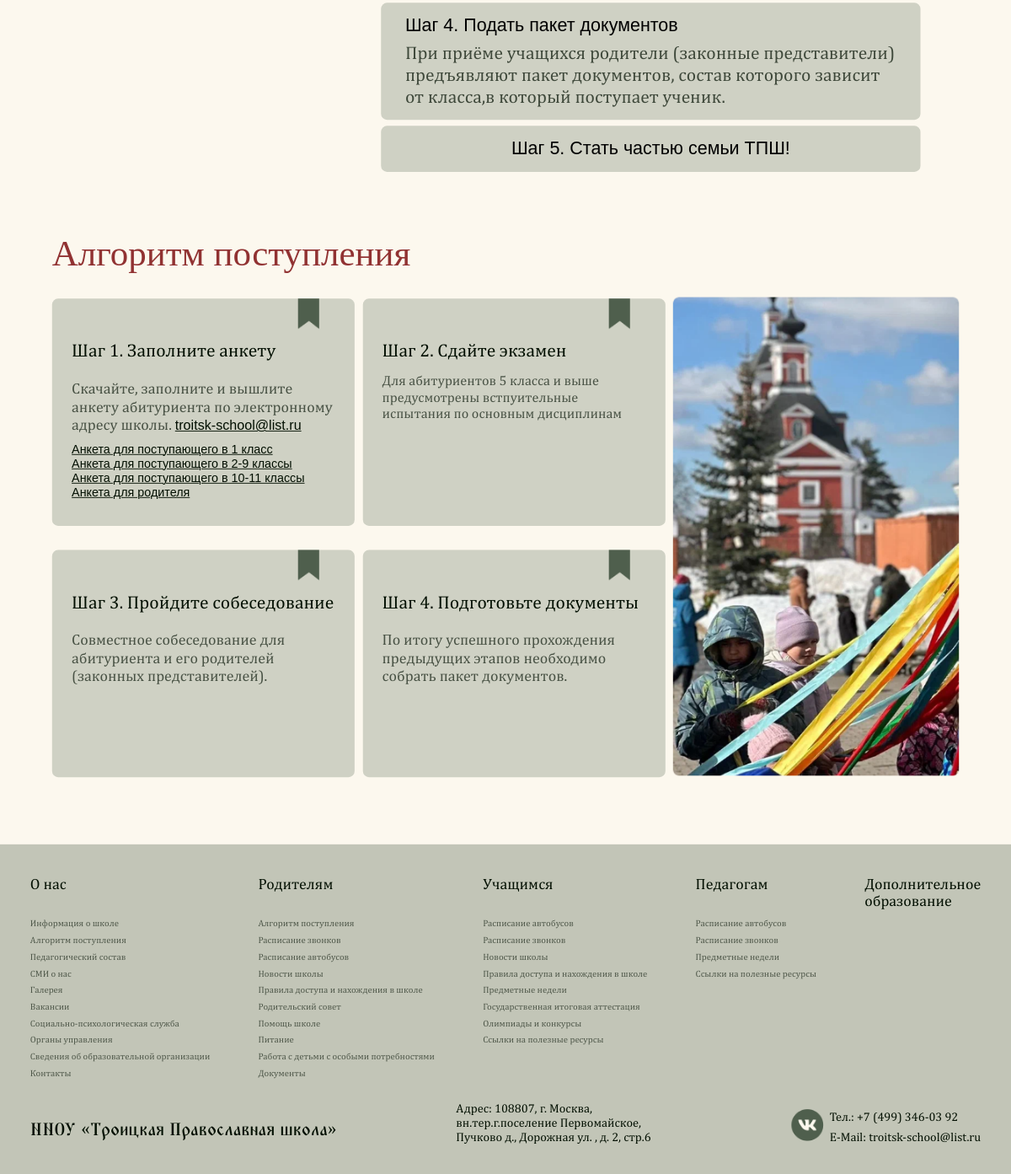
The app's page /append/ (lower part), older data.
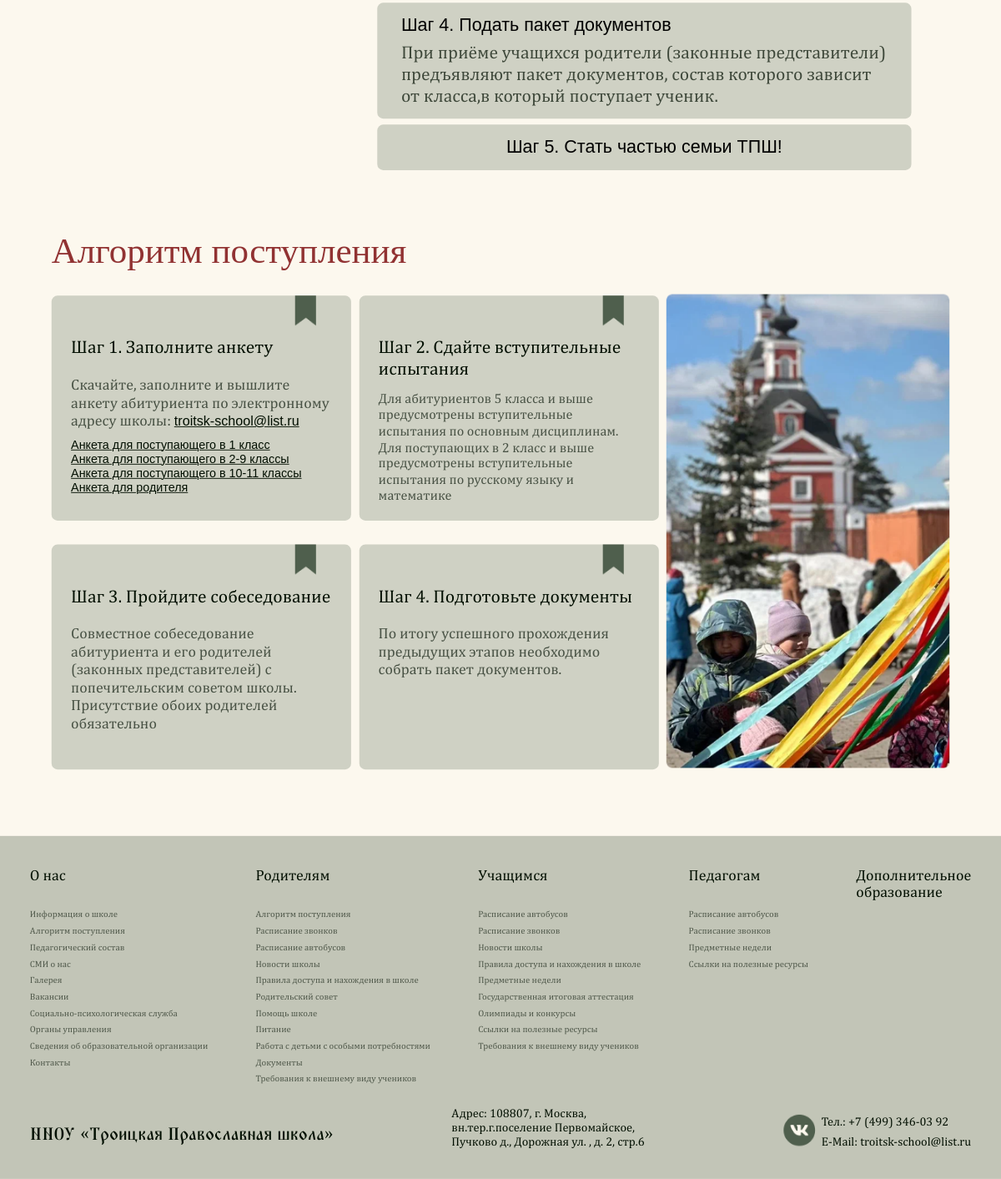
The same page, newer data.
### pages/models.py (models this page shows, shortened)
class AppendAlgoritmStep(models.Model):
  algoritm = models.ForeignKey(
    AppendAlgoritm,
    on_delete=models.CASCADE,
    related_name='steps',
    verbose_name='Шаги'
  )
  title = models.CharField("Заголовок", max_length=1000)
  text = models.CharField("Текст", max_length=1000, null=True, blank=True)
  class Meta:
    verbose_name = "Шаг алгоритма поступления"
    verbose_name_plural = "Шаги алгоритма поступления"

class MainPage(SingletonModel):
  hero_title = models.CharField("Заголовок на баннере", max_length=100)
  joining_step_1_title = models.CharField("Шаг 1 — заголовок", max_length=100)
  joining_step_1_description = models.CharField("Шаг 1 — описание", max_length=300)
  joining_step_2_title = models.CharField("Шаг 2 — заголовок", max_length=100)
  joining_step_2_description = models.CharField("Шаг 2 — описание", max_length=300)
  joining_step_3_title = models.CharField("Шаг 3 — заголовок", max_length=100)
  joining_step_3_description = models.CharField("Шаг 3 — описание", max_length=300)
  joining_step_4_title = models.CharField("Шаг 4 — заголовок", max_length=100)
  joining_step_4_description = models.CharField("Шаг 4 — описание", max_length=300)
  right_image = models.ImageField("Изображение справа", upload_to="main_page/right_image")
  class Meta:
    verbose_name = "Главная страница"
    verbose_name_plural = "Главная страница"

class GenericPageB(models.Model):
  COLOR_CHOICES = [
    ('#913232', 'Красный'),
    ('#4F5F4D', 'Зелёный'),
  ]
  show_in_nav = models.BooleanField("Показать страницу в навигации?", default=False)
  category = models.ForeignKey(GenericPageCategory, verbose_name="Категория", on_delete=models.CASCADE, related_name="pages_b", null=True, blank=True)
  path = models.CharField("Путь к странице", max_length=800, null=True, blank=True)
  page_title = models.CharField("Название страницы", max_length=2000)
  description = models.TextField("Описание", max_length=20000)
  title_color = models.CharField("Цвет заголовка", max_length=7, choices=COLOR_CHOICES, default='#913232')
  is_navigational = models.BooleanField("Является ли страницей навигации?", default=False)
  class Meta:
    verbose_name = "Страница типа 'Б'"
    verbose_name_plural = "Страницы типа 'Б'"

### pages/views.py (the view)
# urls.py: path('append/', append_page, name="page_append"),
def append_page(request):
  main_page_info = MainPage.objects.all()[0]
  contacts = Contact.objects.all()[0]
  current_page_info = AppendAlgoritm.objects.all()[0]
  steps = AppendAlgoritmStep.objects.all()
  page_for_nav_a = GenericPageA.objects.all().filter(show_in_nav=True)
  page_for_nav_b = GenericPageB.objects.all().filter(show_in_nav=True)
  context = {
      'main_page_info': main_page_info,
      'contacts': contacts,
      'current_page_info': current_page_info,
      'steps': steps,
      'page_for_nav_a': page_for_nav_a,
      'page_for_nav_b': page_for_nav_b,
  }
  return render(request, 'append.html', context)

### pages/templates/append.html (shortened to what this page needs)
{% extends 'generics/base.html' %}
{% load static %}
{% block content %}
<div class="administrative">
  <div class="container">
    <div class="administrative-content">
      <div class="administrative-list">
        <div class="append-steps">
          {% for step in steps %}
          <div class="append-step {% if not step.text %}centered{% endif %}">
            <p class="append-step-title">{{ step.title }}</p>
            {% if step.text %}
            <p class="append-step-text">{{ step.text }}</p>
            {% endif %}
          </div>
          {% endfor %}
        </div>
      </div>
    </div>
    <section class="become-family" style="margin-top: 30px;">
        <div class="container">
            <h2 class="become-family-title">Алгоритм поступления</h2>
            <div class="become-family-content">
                <div class="become-family-block">
                    <div class="become-family-box">
                        <img class="become-position" src="{% static 'assets/marka.png' %}" alt="">
                        <h3 class="become-box-title">{{ main_page_info.joining_step_1_title }}</h3>
                        <p class="become-box-text">
                            {{ main_page_info.joining_step_1_description }}
                            <a href="mailto:troitsk-school@list.ru" class="mister-link">troitsk-school@list.ru</a>
                        </p>
                        <div style="display: flex; flex-direction: column; margin-top: 10px;">
                            <a class="mister-link" download href="https://tpsh.mskobr.ru/attach_files/dlya-postupayuschego-v-1-klass-tpsh.doc">Анкета для поступающего в 1 класс</a>
                            <a class="mister-link" download href="https://tpsh.mskobr.ru/attach_files/dlya-postupayuschego-v-2-9-klassyi-tpsh.doc">Анкета для поступающего в 2-9 классы</a>
                            <a class="mister-link" download href="https://tpsh.mskobr.ru/attach_files/dlya-postupayuschego-v-10-11-klassyi-tpsh.doc">Анкета для поступающего в 10-11 классы</a>
                            <a class="mister-link" download href="https://tpsh.mskobr.ru/attach_files/roditelskaya-anketa.pdf">Анкета для родителя</a>
                        </div>
                    </div>
                    <div class="become-family-box">
                        <img class="become-position" src="{% static 'assets/marka.png' %}" alt="">
                        <h3 class="become-box-title">{{ main_page_info.joining_step_3_title }}</h3>
                        <p class="become-box-text">{{ main_page_info.joining_step_3_description }}</p>
                    </div>
                </div>
                <div class="become-family-block">
                    <div class="become-family-box">
                        <img class="become-position" src="{% static 'assets/marka.png' %}" alt="">
                        <h3 class="become-box-title">{{ main_page_info.joining_step_2_title }}</h3>
                        <p class="become-box-text" style="font-size: 18px; padding-top: 15px;">{{ main_page_info.joining_step_2_description }}</p>
                    </div>
                    <div class="become-family-box">
                        <img class="become-position" src="{% static 'assets/marka.png' %}" alt="">
                        <h3 class="become-box-title">{{ main_page_info.joining_step_4_title }}</h3>
                        <p class="become-box-text">{{ main_page_info.joining_step_4_description }}</p>
                    </div>
                </div>
                <div class="become-family-left">
                    <img class="become-family-img" src="{% static 'assets/image_59.png' %}" alt="">
                </div>
            </div>
        </div>
    </section>
  </div>
</div>
{% endblock %}

### pages/templates/generics/_footer.html (shortened to what the changed rows need)
{% load static %}
<footer class="footer">
  <div class="container">
    <div class="footer-colums">
      <div class="footer__columns">
        {% for page in page_for_nav_b %}
        {% if page.category.name == 'Родителям' %}
        <p><a class="footer__text" href="{% url 'page_type_b' page.id %}">{{ page.page_title }}</a></p>
        {% endif %}
        {% endfor %}
      </div>
      <div class="footer__columns">
        {% for page in page_for_nav_b %}
        {% if page.category.name == 'Учащимся' %}
        <p><a class="footer__text" href="{% url 'page_type_b' page.id %}">{{ page.page_title }}</a></p>
        {% endif %}
        {% endfor %}
      </div>
    </div>
  </div>
</footer>

Row changes from the older to the newer data that the page shows:
changed MainPage "Шаг 1. Заполните анкету": joining_step_1_description "Скачайте, заполните и вышлите анкету абитуриента по электронному адресу школы." → "Скачайте, заполните и вышлите анкету абитуриента по электронному адресу школы:"; joining_step_3_description "Совместное собеседование для абитуриента и его родителей (законных представителей)." → "Совместное собеседование абитуриента и его родителей (законных представителей) с попечительским советом школы. Присутствие обоих родителей обязательно"; joining_step_2_title "Шаг 2. Сдайте экзамен" → "Шаг 2. Сдайте вступительные испытания"; joining_step_2_description "Для абитуриентов 5 класса и выше предусмотрены встпуительные испытания по основным дисциплинам" → "…класса и выше предусмотрены вступительные испытания по основным дисциплинам. Для поступающих в 2 класс и выше предусмотрены вступительные испытания по русскому языку и математике"
added GenericPageB: page_title "Требования к внешнему виду учеников", shown under "Шаг 4. Подготовьте документы"
added GenericPageB: page_title "Требования к внешнему виду учеников"
